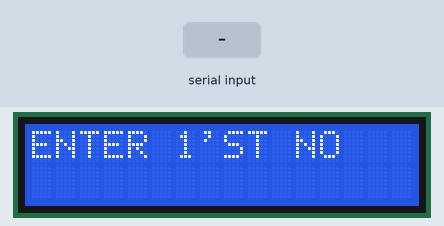
Simulated run of this sketch. Board: Arduino Uno, built with avr-gcc and run on an emulated ATmega328P. Parts: 16×2 character LCD. The test bench sets the inputs (shaded band). What the sketch prints to the serial monitor is not drawn.

Above: at 1.2 s.
1.3 s: "+" received over Serial
At 2.8 s:
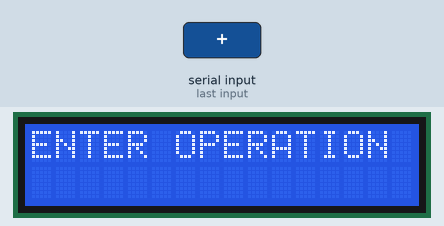
3.8 s: "0\n" received over Serial
At 4.5 s:
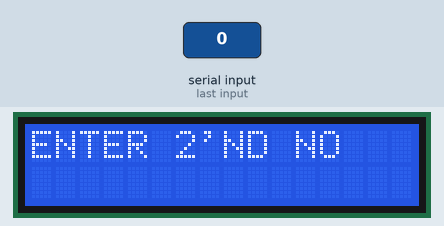
At 5.6 s:
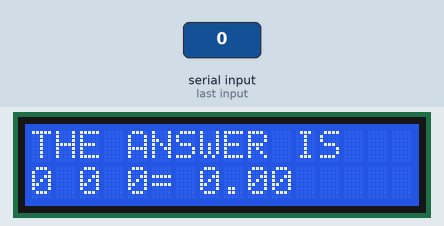
Timing chart, 0 to 7.1 s (numbered marks = the images above; inputs shaded):
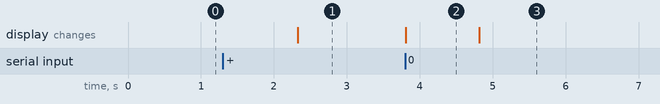

The sketch:

lcd_calculator.ino
```cpp
#include <LiquidCrystal.h>
int rs=7;
int en=8;
int d4=9;
int d5=10;
int d6=11;
int d7=12;
int c,a;
double res=0;
char operate;
LiquidCrystal lcd(rs,en,d4,d5,d6,d7);
void setup() {
  // put your setup code here, to run once:
 lcd.begin(16,2);
 Serial.begin(9600);
}

void loop() {
  // put your main code here, to run repeatedly:
  lcd.setCursor(0,0);
  lcd.print("ENTER 1'ST NO");
  Serial.println("ENTER 1'ST NO");
  while(Serial.available()==0)
  {

  }
  a=Serial.parseInt();
  lcd.setCursor(0,1);
  lcd.print(a);
  lcd.clear();
  lcd.setCursor(0,0);
  lcd.print("ENTER OPERATION");
  Serial.println("ENTER OPERATION");
  while(Serial.available()==0)
  {

  }
  operate=Serial.read();
  lcd.setCursor(0,1);
  lcd.print(operate);
  lcd.clear();
  lcd.setCursor(0,0);
  lcd.print("ENTER 2'ND NO");
  Serial.println("ENTER 2'ND NO");
  while(Serial.available()==0)
  {

  }
  c=Serial.parseInt();
   lcd.setCursor(0,1);
  lcd.print(c);
  lcd.clear();
  if(operate=='+')
  {
    res=a+c;
  }
  if(operate=='-')
  {
    res=a-c;
  }
  if(operate=='*')
  {
    res=a*c;
  }
  if(operate=='/')
  {
    res=a/c;
  }
  Serial.println("THE ANSWER IS");
  Serial.print(a);
  Serial.print(operate);
  Serial.print(c);
  Serial.print("=");
  Serial.print(res);
  lcd.setCursor(0,0);
  lcd.print("THE ANSWER IS");
  lcd.setCursor(0,1);
  lcd.print(a);
  lcd.setCursor(2,1);
  lcd.print(operate);
  lcd.setCursor(4,1);
  lcd.print(c);
  lcd.setCursor(5,1);
  lcd.print("=");
  lcd.setCursor(7,1);
  lcd.print(res);
  delay(10000);
  lcd.clear();

}
```

Measured:
- after the input at 1.3 s, the display: changes after 1.0 s (image 1)
- after the input at 3.8 s, the display: changes at once (image 2)
- what the display in image 2 shows lasts 1.0 s, from 3.8 s to 4.8 s
